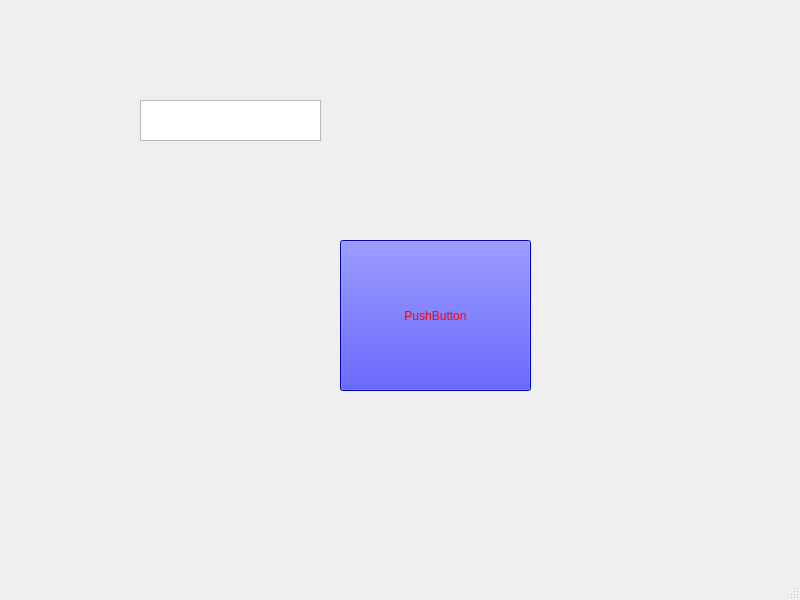
<?xml version="1.0" encoding="UTF-8"?>
<ui version="4.0">
 <class>MainWindow</class>
 <widget class="QMainWindow" name="MainWindow">
  <property name="geometry">
   <rect>
    <x>0</x>
    <y>0</y>
    <width>800</width>
    <height>600</height>
   </rect>
  </property>
  <property name="windowTitle">
   <string>MainWindow</string>
  </property>
  <widget class="QWidget" name="centralwidget">
   <widget class="QPushButton" name="Cancelar">
    <property name="geometry">
     <rect>
      <x>340</x>
      <y>240</y>
      <width>191</width>
      <height>151</height>
     </rect>
    </property>
    <property name="styleSheet">
     <string notr="true">color: red;
font size: 24px;
border radius: 10px;
background-color: blue;</string>
    </property>
    <property name="text">
     <string>PushButton</string>
    </property>
   </widget>
   <widget class="QTextEdit" name="Digiteseunome">
    <property name="geometry">
     <rect>
      <x>140</x>
      <y>100</y>
      <width>181</width>
      <height>41</height>
     </rect>
    </property>
   </widget>
  </widget>
  <widget class="QMenuBar" name="menubar">
   <property name="geometry">
    <rect>
     <x>0</x>
     <y>0</y>
     <width>800</width>
     <height>33</height>
    </rect>
   </property>
  </widget>
  <widget class="QStatusBar" name="statusbar"/>
 </widget>
 <resources/>
 <connections/>
</ui>
